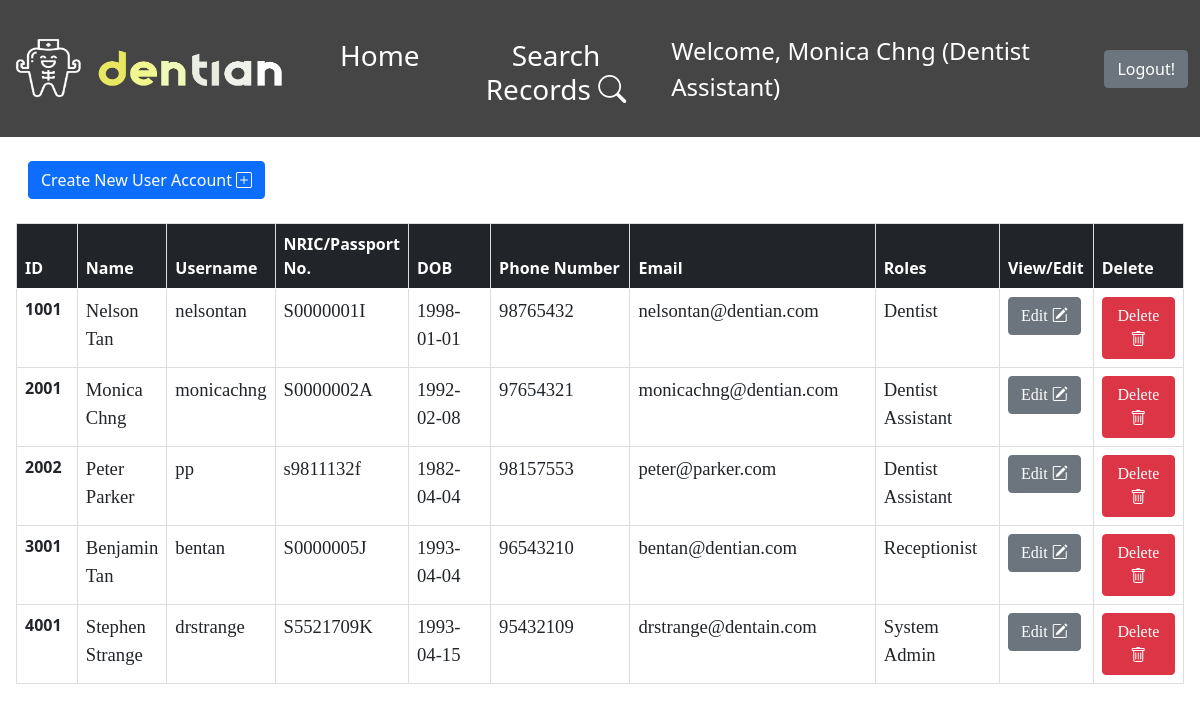
Page /AdminDashboard.php (signed in) on the committed database.
### tables this page shows
CREATE TABLE `user_table` (
  `Emp_ID` int(11) NOT NULL,
  `First_Name` varchar(20) NOT NULL,
  `Last_Name` varchar(20) DEFAULT NULL,
  `username` varchar(20) NOT NULL,
  `password` varchar(20) NOT NULL,
  `NRIC_PNum` varchar(9) NOT NULL,
  `Gender` char(1) NOT NULL,
  `Birth_Date` date DEFAULT NULL,
  `Address` varchar(100) NOT NULL,
  `Phone_Num` int(8) NOT NULL,
  `Email` varchar(50) NOT NULL,
  `Role` varchar(20) NOT NULL,
  `Specialization` varchar(50) NOT NULL
);

### db_connection.php (called while the page is built, shortened)
<?php
class DB_Connect
{
    public function connect()
    {
        try {
            $host2 = "sql6.freemysqlhosting.net";
            $db2 = "sql6501826";
            $username2 = "sql6501826";
            $password2 = "YnaPNqTYI4";
            $conn = new PDO('mysql:host='. $host2 . '; dbname=' . $db2 , $username2, $password2);
            return $conn;
        } catch (PDOException $e) {
            print "Error: " . $e->getMessage() . "<br>";
            die();
        }
    }
}

### AdminDashboard.php (the view, shortened to what this page needs)
<?php
include 'db_connection.php';
include 'Navbar.php';
if (!isset($_SESSION['Role']) && empty($_SESSION['Role'])) {
	header("Location: index.php");
} else {
	if (!isset($_SESSION['temp']) && empty($_SESSION['temp'])) {
		$db = new DB_Connect();
		$stmt = $db->connect()->prepare("SELECT * FROM user_table");
		$stmt->execute();
		if ($stmt->rowCount() > 0) {
			$users = $stmt->fetchAll(PDO::FETCH_ASSOC);
		}
	} else {
		$users = $_SESSION['temp'];
		$errormsg = $_SESSION['errorMsg'];
		$rowCount = $_SESSION['rowCount'];
	}
}
?>
<html>
<head>
	<link rel="stylesheet" href="https://cdn.jsdelivr.net/npm/bootstrap-icons@1.8.1/font/bootstrap-icons.css">
	<link href="https://cdn.jsdelivr.net/npm/bootstrap@5.0.2/dist/css/bootstrap.min.css" rel="stylesheet">
	<link rel="stylesheet" href="https://cdn.jsdelivr.net/npm/bootstrap-icons@1.8.1/font/bootstrap-icons.css">
</head>
<body>
	<div class="w-100 p-3">
		<nav class="navbar navbar-light bg-transparent">
			<div class="container-fluid mb-3">
				<button type="button" class="btn btn-primary" data-bs-toggle="modal" data-bs-target="#createAcc">Create New User Account <i class="bi bi-plus-square"></i></button>
			</div>
		</nav>
		<table class="table">
			<thead class="table-dark">
				<tr>
					<th scope="col" style="width: 100px">ID</th>
					<th scope="col">Name</th>
					<th scope="col">Username</th>
					<th scope="col">NRIC/Passport No.</th>
					<th scope="col" style="width: 200px">DOB</th>
					<th scope="col" style="width: 400px">Phone Number</th>
					<th scope="col" style="width: 400px">Email</th>
					<th scope="col" style="width: 200px">Roles</th>
					<th scope="col" style="width: 100px">View/Edit</th>
					<th scope="col" style="width: 120px">Delete</th>
				</tr>
			</thead>
			<tbody>
				<?php
				foreach ($users as $user) {
					echo
					'<tr>' .
						'<th scope="row">' . $user['Emp_ID'] . '</th>' .
						'<td class="firstName">' . $user['First_Name'] . ' ' . $user['Last_Name'] . '</td>' .
						'<td>' . $user['username'] . '</td>' .
						'<td style=display:none>' . $user['password'] . '</td>' .
						'<td>' . $user['NRIC_PNum'] .
						'<td style=display:none>' . $user['Gender'] . '</td>' .
						'<td>' . $user['Birth_Date'] . '</td>' .
						'<td style=display:none>' . $user['Address'] . '</td>' .
						'<td>' . $user['Phone_Num'] . '</td>' .
						'<td>' . $user['Email'] . '</td>' .
						'<td>' . $user['Role'] . '</td>' .
						'<td style=display:none>' . $user['Specialization'] . '</td>' .
						'<td><button type="button" class="btn btn-secondary editBtn" data-bs-toggle="modal" data-bs-target="#editAcc">Edit <i class="bi bi-pencil-square"></i></button></td>' .
						'<td><button type="button" class="btn btn-danger deleteBtn" data-bs-toggle="modal" data-bs-target="#deleteAcc">Delete <i class="bi bi-trash"></i></button></td>' .
						'</tr>';
				}
				?>
			</tbody>
		</table>
	</div>
</body>
</html>

### AdminDashboard.php (style rules this page uses)
p, td { font-family: garamond; font-size: 14pt; }
td, th { border: 1px solid #ddd; }
table { width: 50%; background-color: white; text-align: left; }
body { background-image: url('img/AdminBackground.png'); background-repeat: no-repeat; background-attachment: fixed; background-size: cover; }

### rows in the picture
user_table: Emp_ID "1001", First_Name "Nelson", Last_Name "Tan", username "nelsontan", NRIC_PNum "S0000001I", Birth_Date "1998-01-01", Phone_Num "98765432", Email "nelsontan@dentian.com", Role "Dentist"
user_table: Emp_ID "2001", First_Name "Monica", Last_Name "Chng", username "monicachng", NRIC_PNum "S0000002A", Birth_Date "1992-02-08", Phone_Num "97654321", Email "monicachng@dentian.com", Role "Dentist Assistant"
user_table: Emp_ID "2002", First_Name "Peter", Last_Name "Parker", username "pp", NRIC_PNum "s9811132f", Birth_Date "1982-04-04", Phone_Num "98157553", Email "peter@parker.com", Role "Dentist Assistant"
user_table: Emp_ID "3001", First_Name "Benjamin", Last_Name "Tan", username "bentan", NRIC_PNum "S0000005J", Birth_Date "1993-04-04", Phone_Num "96543210", Email "bentan@dentian.com", Role "Receptionist"
user_table: Emp_ID "4001", First_Name "Stephen", Last_Name "Strange", username "drstrange", NRIC_PNum "S5521709K", Birth_Date "1993-04-15", Phone_Num "95432109", Email "drstrange@dentain.com", Role "System Admin"

### other values in the picture
$_SESSION['Name'] "Monica Chng"
$_SESSION['Role'] "Dentist Assistant"
